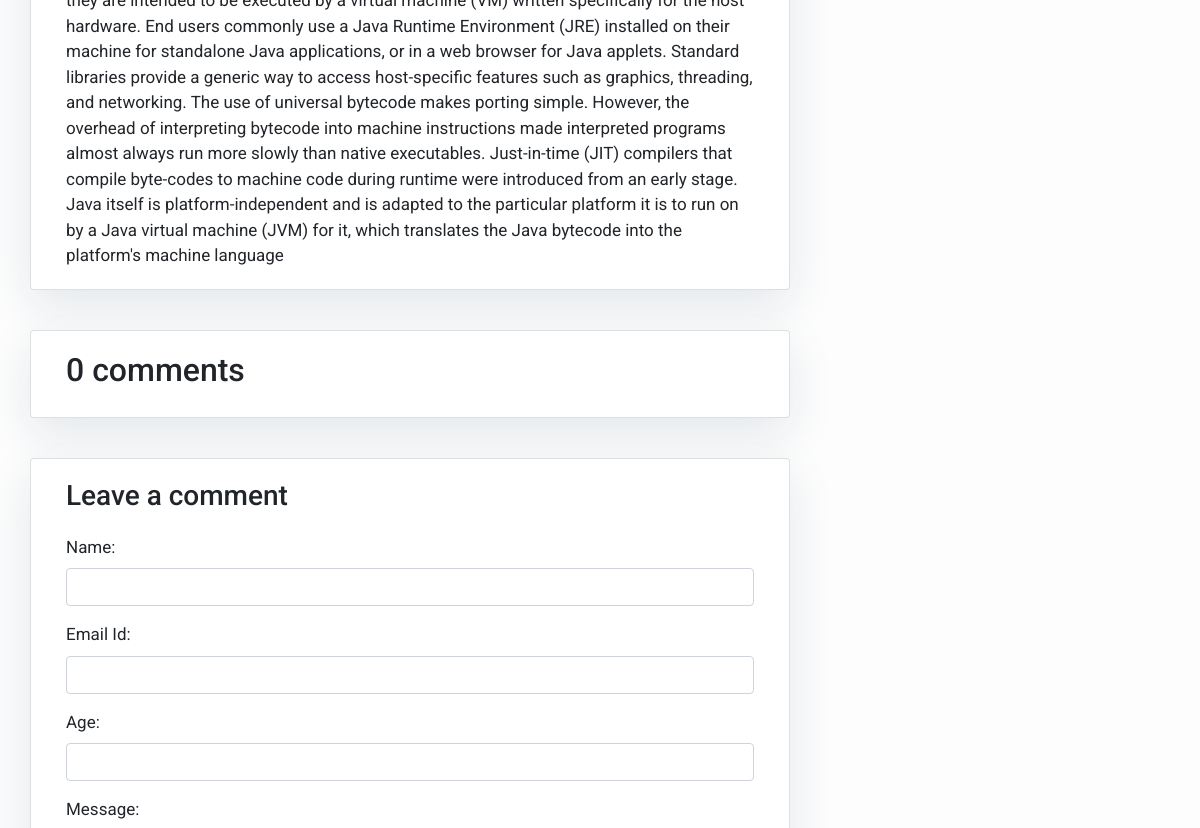
Page /java/ (middle part) on the earlier database version.
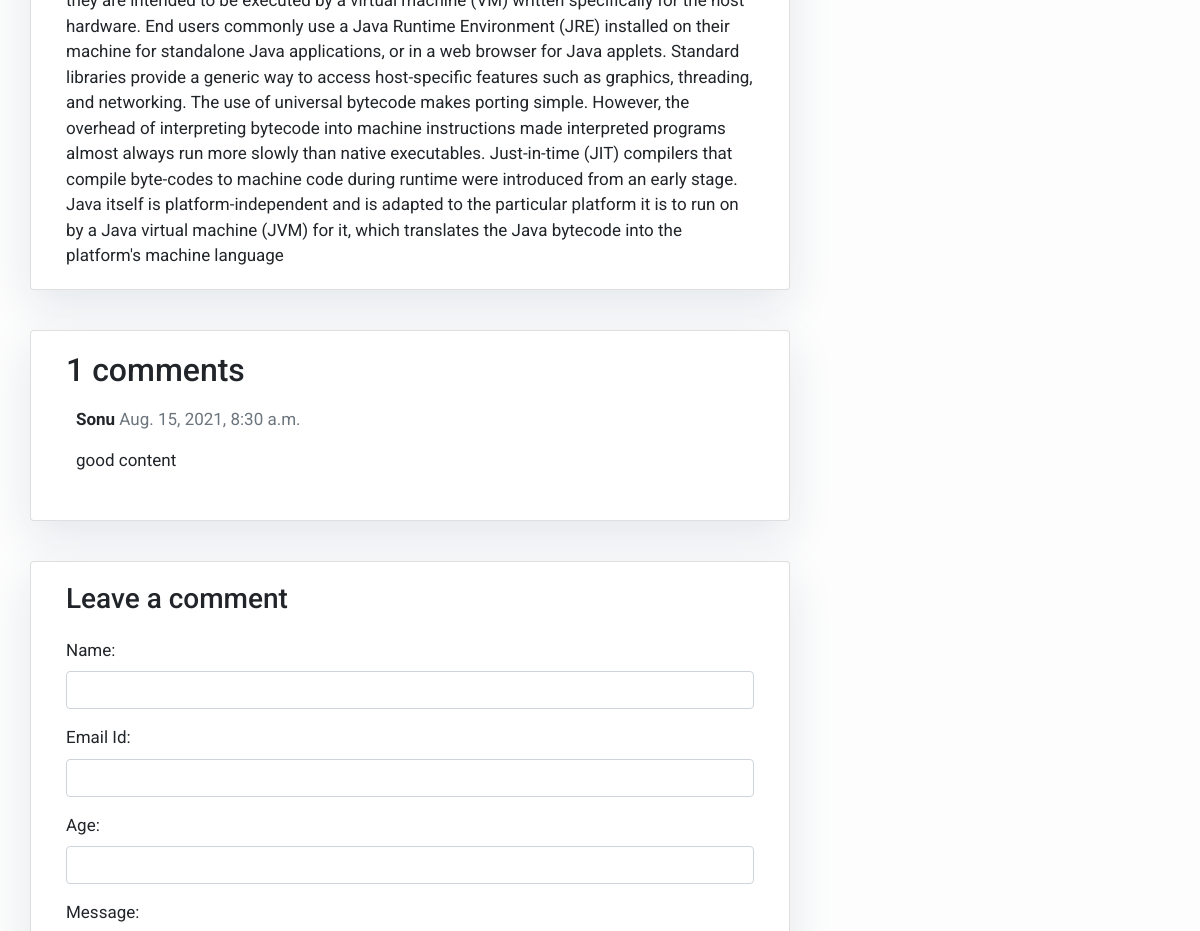
Same page on the later database version.
### blog/models.py (models this page shows, shortened)
class Comment(models.Model):
    post=models.ForeignKey(Post,on_delete=models.CASCADE,related_name='comments')  #many to one relationship with post model
    name = models.CharField(max_length=80)
    email = models.EmailField()
    age=models.IntegerField()
    body = models.TextField()
    created_on = models.DateTimeField(auto_now_add=True)
    active = models.BooleanField(default=False)
    class Meta:
        ordering=['created_on']

### blog/views.py (the view)
# urls.py: path('<slug:slug>/', views.post_detail, name='post_detail')
@csrf_exempt
def post_detail(request, slug):
    template_name = 'post_detail.html'
    post = get_object_or_404(Post, slug=slug)
    comments = post.comments.filter(active=True)
    new_comment = None
    if request.method == 'POST':
        comment_form = CommentForm(data=request.POST)
        if comment_form.is_valid():
            new_comment = comment_form.save(commit=False)
            new_comment.post = post
            new_comment.save()
    else:
        comment_form = CommentForm()
    return render(request, template_name, {'post': post,
                                           'comments': comments,
                                           'new_comment': new_comment,
                                           'comment_form': comment_form})

### blog/forms.py
class CommentForm(forms.ModelForm):
    class Meta:
        model=Comment
        fields=['name','email','age','body']
        labels={
            'name':'Name',
            'email':'Email Id',
            'age':'Age',
            'body':'Message'
        }
        widgets={
            'name':forms.TextInput(attrs={'class':'form-control'}),
            'email':forms.TextInput(attrs={'class':'form-control'}),
            'age':forms.TextInput(attrs={'class':'form-control'}),
            'body':forms.Textarea(attrs={'class':'form-control'})
        }

### templates/post_detail.html (shortened to what this page needs)
{% extends 'base.html' %} {% block content %}
{% load crispy_forms_tags %}
<div class="container">
  <div class="row">
    <div class="col-md-8 card mb-4  mt-3 left  top">
      <div class="card-body">
        <p class="card-text ">{{ post.content | safe }}</p>
      </div>
    </div>
    {% block sidebar %} {% include 'sidebar.html' %} {% endblock sidebar %}
    <div class="col-md-8 card mb-4  mt-3 ">
      <div class="card-body">
        <h2>{{ comments.count }} comments</h2>
        {% for comment in comments %}
        <div class="comments" style="padding: 10px;">
          <p class="font-weight-bold">
            {{ comment.name }}
            <span class=" text-muted font-weight-normal">
              {{ comment.created_on }}
            </span>
          </p>
          {{ comment.body | linebreaks }}
        </div>
        {% endfor %}
      </div>
    </div>
    <div class="col-md-8 card mb-4  mt-3 ">
      <div class="card-body">
        {% if new_comment %}
        <div class="alert alert-success" role="alert">
          Your comment is awaiting for activation by admin
        </div>
        {% else %}
        <h3>Leave a comment</h3>
        <form method="post" style="margin-top: 1.3em;">
          {{ comment_form.as_p }}
        </form>
        {% endif %}
      </div>
    </div>
  </div>
</div>
{% endblock content %}

### templates/base.html (shortened to what this page needs)
<!DOCTYPE html>
<html>
    <head>
        <link rel="stylesheet" href="https://maxcdn.bootstrapcdn.com/bootstrap/4.0.0/css/bootstrap.min.css"
 />
    </head>
    <body>
        {% block content %}{% endblock content %}
    </body>
</html>

### templates/sidebar.html (shortened to what this page needs)
{% block sidebar %}
<div class="col-md-4 float-right ">
</div>
{% endblock sidebar %}

### templates/base.html (style rules this page uses)
body { font-family: "Roboto", sans-serif; font-size: 17px; background-color: #fdfdfd; }
.card { box-shadow: 0 16px 48px #E3E7EB; }

### templates/sidebar.html (style rules this page uses)
.card { box-shadow: 0 16px 48px #E3E7EB; }

Differences in the rows shown:
added Comment: name "Sonu", created_on "Aug. 15, 2021, 8:30 a.m.", body "good content"
Other differences:
{{ comments.count }}: "0" → "1"
